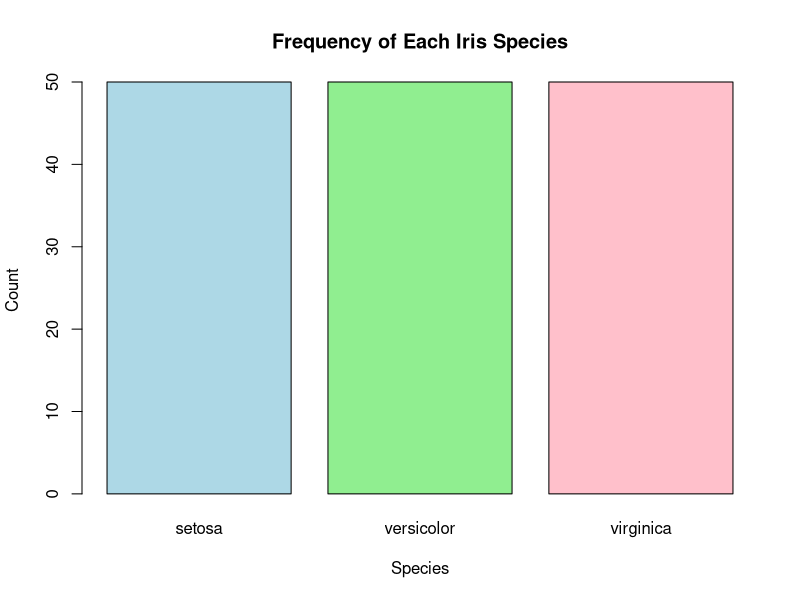
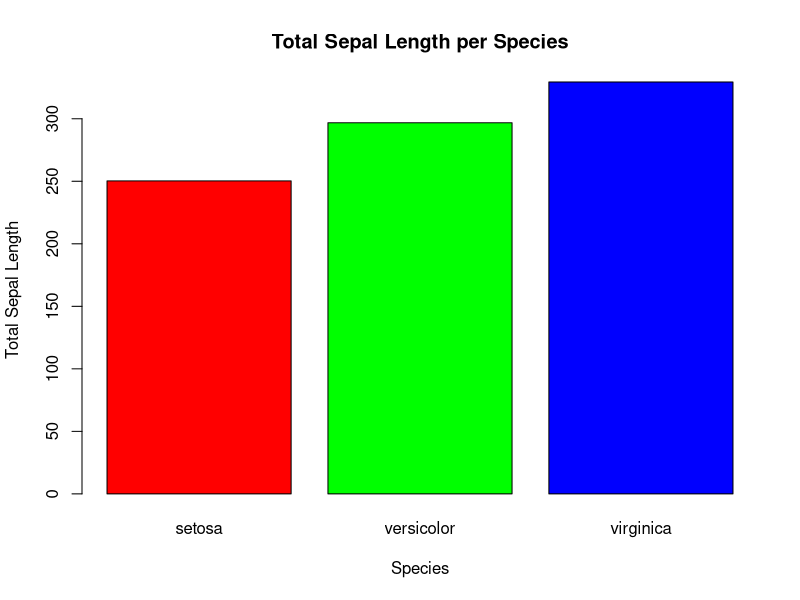

Reproduce these figures in R, in order.
# Part (a) - Bar Charts and Stacked Plots using iris Dataset

# Load iris dataset
data("iris")

# View the first few rows
head(iris)

# Simple bar plot - Frequency of each species
species_count <- table(iris$Species)
barplot(species_count,
        main = "Frequency of Each Iris Species",
        col = c("lightblue", "lightgreen", "pink"),
        xlab = "Species",
        ylab = "Count")

# Stacked bar plot - Sepal Length grouped by Species
library(reshape2)

# Aggregate Sepal Length by Species
agg_data <- aggregate(Sepal.Length ~ Species, data = iris, sum)

# Bar plot
barplot(height = agg_data$Sepal.Length,
        names.arg = agg_data$Species,
        col = rainbow(3),
        main = "Total Sepal Length per Species",
        xlab = "Species",
        ylab = "Total Sepal Length")

